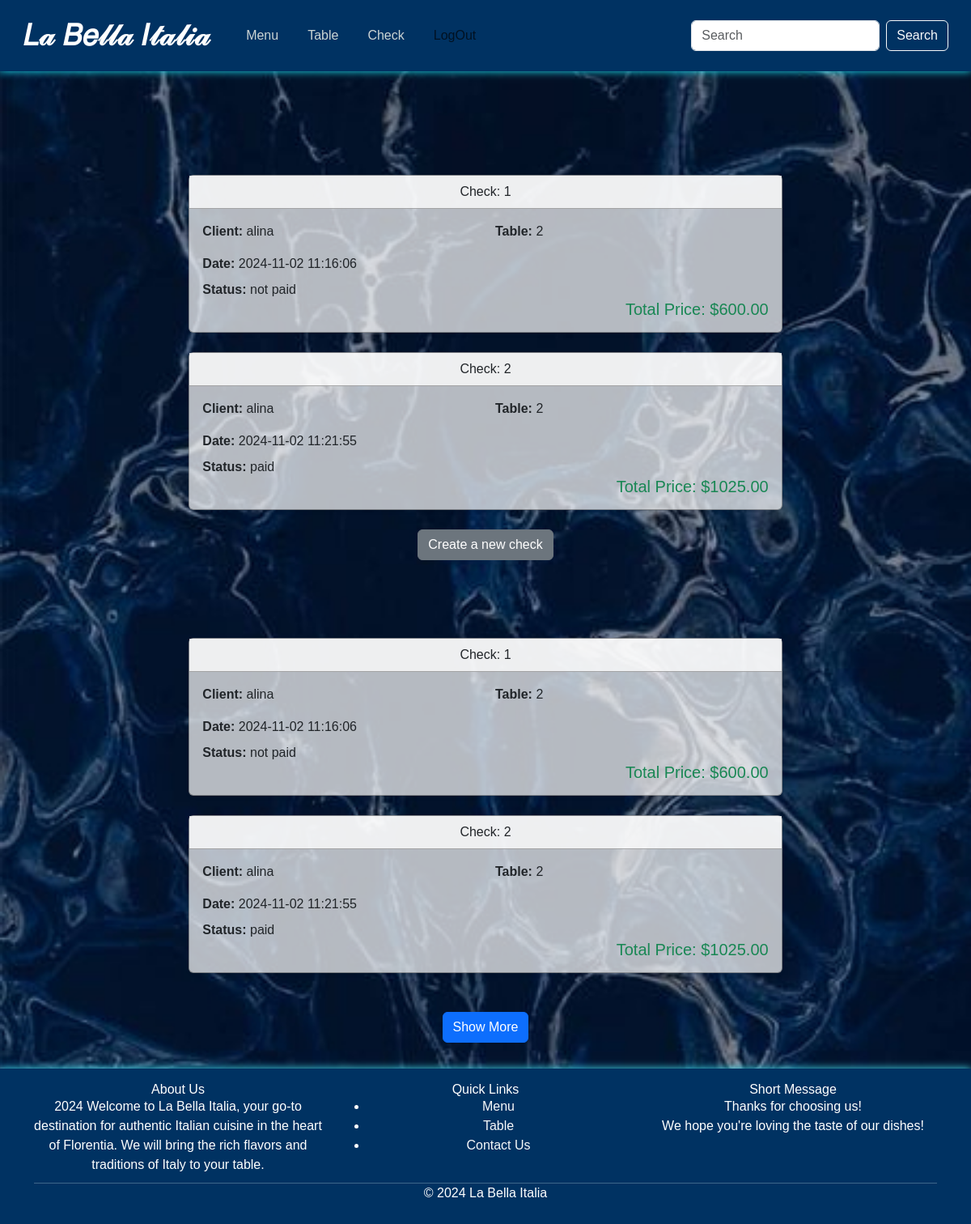
/checks/ (signed in), run on an earlier commit of the app's database.
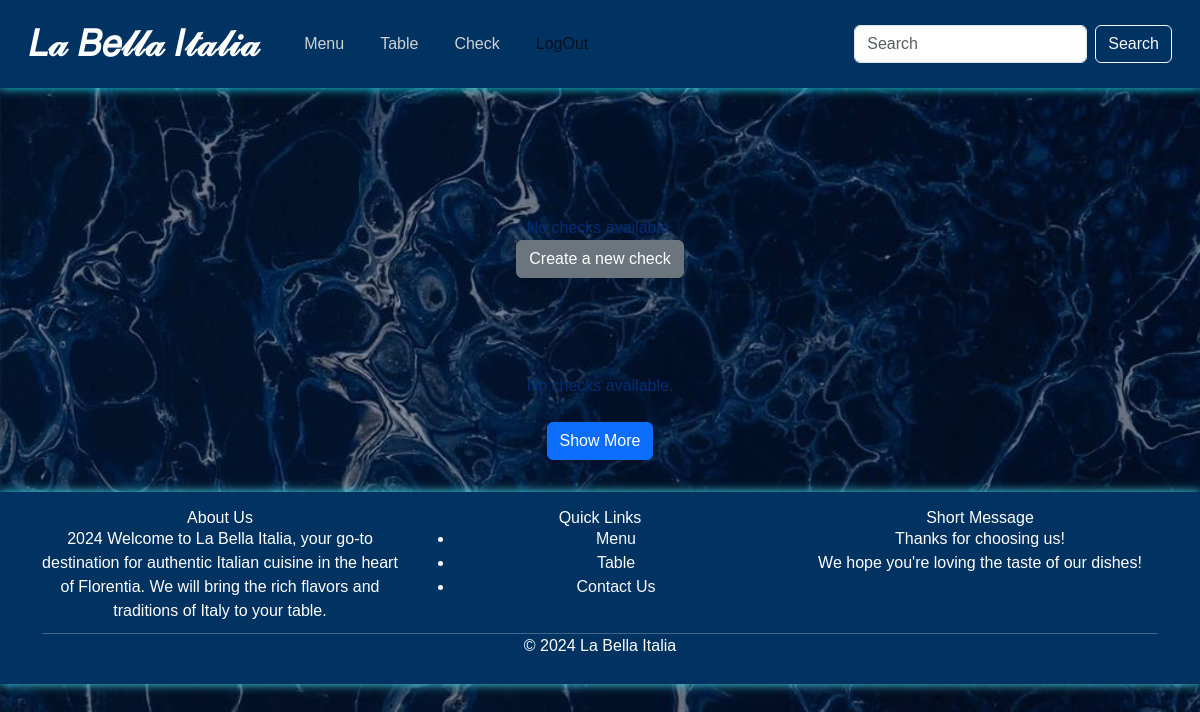
And on a later commit of the database.
### project/models.py (models this page shows, shortened)
class Check(models.Model):
    STATUS = [
        ("Paid", "paid"),
        ("In process", "not paid")
    ]
    id_client = models.ForeignKey(User, on_delete=models.CASCADE)
    id_table = models.ForeignKey('Table', on_delete=models.CASCADE)
    date = models.DateTimeField(auto_now_add=True, editable=True)
    status = models.CharField(max_length=20, choices=STATUS, default="not paid")
    def calculate_price(self):
        if not self.id_client or not self.id_table:
            return 0.00
        total = 0
        all_orders = self.orders.all()
        print(f'All orders related to check ID {self.id}: {[order.id for order in all_orders]}')
        print(f'Calculating price for check ID: {self.id}.')
        for order in all_orders:
            print(f'Processing Order ID: {order.id}, Number: {order.number}')
            for dish in order.id_dishes.all():
                print(f'Found Dish: {dish.name} in Order ID: {order.id}')
                latest_price = DishPrice.objects.filter(dish=dish, date__lte=self.date).order_by('-date').first()
                if latest_price:
                    dish_total = latest_price.price * order.number
                    total += dish_total
                    print(f'Dish: {dish.name}, Price: {latest_price.price:.2f}, Quantity: {order.number}, Total: {dish_total:.2f}')
                else:
                    print(f'No price found for Dish: {dish.name}')
        latest_table_price = TablePrice.objects.filter(table=self.id_table, date__lte=self.date).order_by('-date').first()
        if latest_table_price:
            total += latest_table_price.price
        return total

class Table(models.Model):
    ZONE = [
        ("Indoors", "indoors"),
        ("Outdoors", "outdoors")
    ]
    SORT = [
        ("VIP", "vip"),
        ("General", "general"),
        ("Appointment", "appointment")
    ]
    name = models.CharField(max_length=255)
    number_of_people = models.IntegerField()
    zone = models.CharField(max_length=10, choices=ZONE)
    sort = models.CharField(max_length=20, choices=SORT)
    image = models.ImageField(upload_to= "table_img/", blank = True, null = True)

class Order(models.Model):
    id_client = models.ForeignKey(User, on_delete=models.CASCADE)
    id_dishes = models.ManyToManyField(Dish, blank=True)
    id_check = models.ForeignKey(Check, on_delete=models.CASCADE, blank=True, null=True, related_name="orders")
    number = models.IntegerField()
    date = models.DateTimeField(auto_now_add=True)

class Dish(models.Model):
    SORTDT = [
        ("Breakfast", "breakfast"),
        ("Lunch", "lunch"),
        ("Dinner", "dinner")
    ]
    SORT = [
        ("Appetizers", "appetizers"),
        ("Main Courses", "main"),
        ("Side Dishes", "side"),
        ("Desserts", "desserts"),
        ("Beverages", "beverages"),
        ("Soups", "soups"),
        ("Salads", "salads")
    ]
    name = models.CharField(max_length=255)
    ingredients = models.TextField()
    gram = models.CharField(max_length=255)
    sort_daytime = models.CharField(max_length=15, choices=SORTDT, blank=True, null=True)
    sort = models.CharField(max_length=50, choices=SORT)
    image = models.ImageField( upload_to='dish_img/', blank = True, null = True)

class DishPrice(models.Model):
    dish = models.ForeignKey(Dish, on_delete=models.CASCADE)
    price = models.DecimalField(max_digits=10, decimal_places=2)
    date = models.DateTimeField(auto_now_add=False)

class TablePrice(models.Model):
    table = models.ForeignKey(Table, on_delete=models.CASCADE)
    price = models.DecimalField(max_digits=10, decimal_places=2)
    date = models.DateTimeField(auto_now_add=False)

### project/views.py (the view)
# urls.py: path('checks/', CheckListView.as_view(), name='check-list'),
class CheckListView(ListView):
    model = Check
    template_name = "check/check_list.html"
    context_object_name = "checks"

### templates/check/check_list.html (shortened to what this page needs)
{% extends 'base.html' %}
{% load custom_filters %}
{% load static %}
{% block content %}
    <div class="container mt-5">
        {% if user.is_authenticated %}
            <div class= 'row text-left poll-container' >
                {% include  "check/list.html" with checks=user.check_set.all %}
            </div>
            <div class="container">
                <div class="d-flex justify-content-center">
                    <a href="{% url 'check-create' %}" class="btn btn-secondary">Create a new check</a>
                </div>
            </div>
            {% if user.is_staff %}
                <br>
                <br>
                <div class= 'row text-left poll-container' >
                    {% include  "check/list.html"%}
                </div>
                <div class="row">
                <div class="text-center mt-4">
                    <button id="show-more" class="btn btn-primary" onclick="showMore()">Show More</button>
                </div>
                {% endif %}
        {% endif %}
    </div>
{% endblock %}

### templates/check/list.html
{% load static %}
{% load custom_filters %}
<div class="container mt-5">
    {% for check in checks %}
        <div class="row justify-content-center">
            <div class="col-md-8">
                <a href="{% url 'check-detail' check.id %}" style="text-decoration: none;">
                    <div class="card shadow-sm mb-4">
                        <div class="card-header bg-white text-center">
                            <p>Check: {{ check.id }}</p>
                        </div>
                        <div class="card-body">
                            <div class="row mb-3">
                                <div class="col-md-6">
                                    <p><strong>Client:</strong> {{ check.id_client.username }}</p>
                                </div>
                                <div class="col-md-6">
                                    <p><strong>Table:</strong> {{ check.id_table.name }}</p>
                                </div>
                            </div>
                            <div class="row mt-3">
                                <div class="col-md-12">
                                    <p><strong>Date:</strong> {{ check.date|date:"Y-m-d H:i:s" }}</p>
                                </div>
                            </div>
                            <div class="row mt-2">
                                <div class="col-md-12">
                                    <p><strong>Status:</strong> {{ check.get_status_display }}</p>
                                </div>
                            </div>
                            <h5 class="text-end text-success">Total Price: ${{ check.calculate_price|floatformat:2 }}</h5>
                        </div>
                    </div>
                </a>
            </div>
        </div>
    {% empty %}
        <p class="text-center">No checks available.</p>
    {% endfor %}
</div>

What changed in the data, as far as the page shows it:
removed Check: id "1", id_client.username "alina", id_table.name "2", date "2024-11-02 11:16:06", status "not paid", calculate_price "600.00"
removed Check: id "2", id_client.username "alina", id_table.name "2", date "2024-11-02 11:21:55", status "paid", calculate_price "1025.00"
Also different on the page:
text now shown: "No checks available. No checks available."
